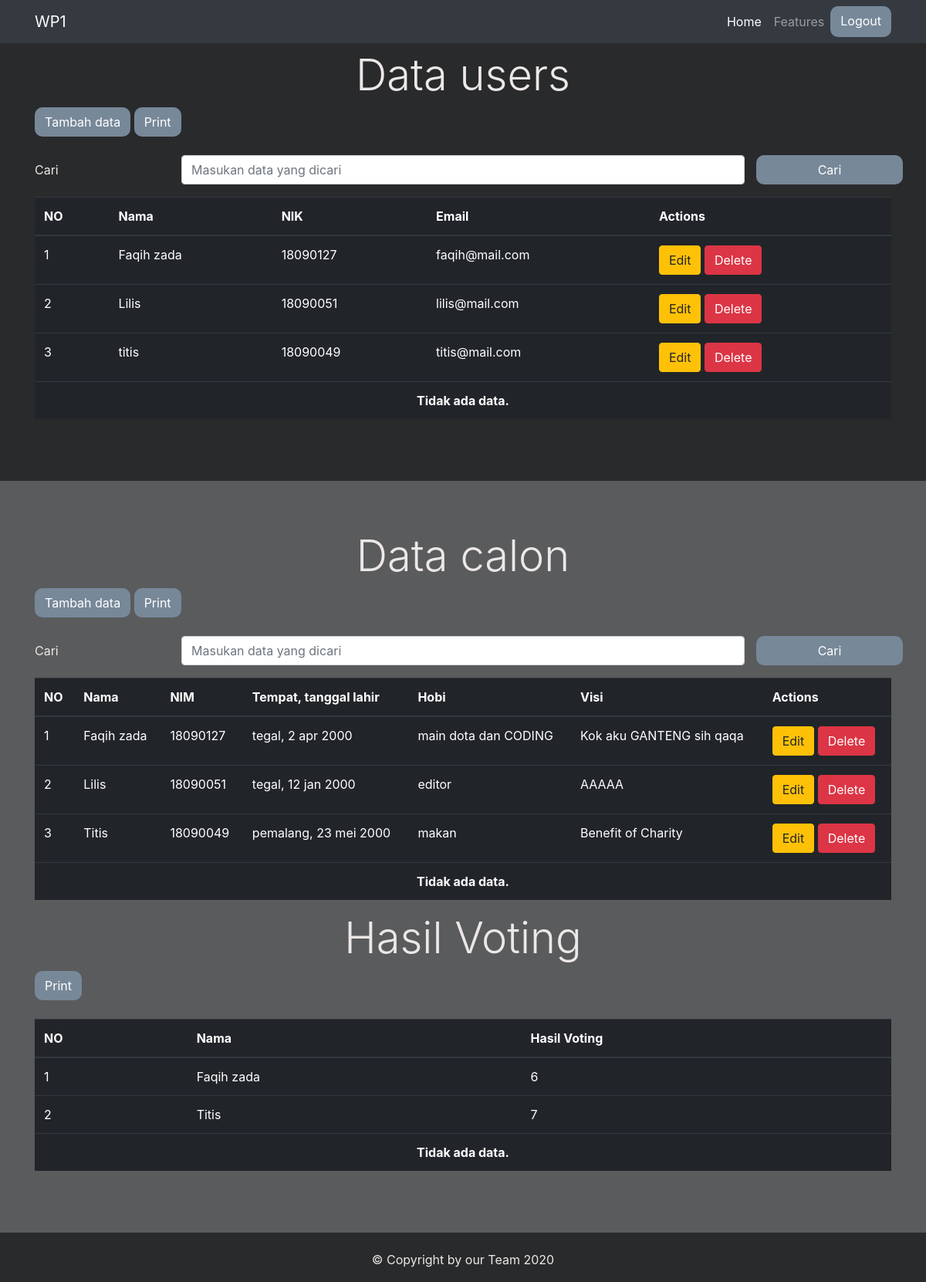
The page /admin/index.php (signed in) on the database its author committed.
### tables this page shows
CREATE TABLE `user` (
  `id` int(11) NOT NULL,
  `nama` varchar(50) NOT NULL,
  `NIK` varchar(25) NOT NULL,
  `email` varchar(50) NOT NULL,
  `password` varchar(30) NOT NULL
);

CREATE TABLE `calon` (
  `id` int(11) NOT NULL,
  `nama` varchar(50) NOT NULL,
  `NIM` varchar(150) NOT NULL,
  `Ttl` varchar(100) NOT NULL,
  `Hobi` varchar(100) NOT NULL,
  `visi` varchar(150) NOT NULL,
  `gambar` varchar(100) NOT NULL
);

### function.php (called while the page is built, shortened)
<?php
    $conn = mysqli_connect("localhost","root","","pemilu");
    function query($query){
        global $conn;
        $result = mysqli_query($conn, $query);
        $datacalons = [];
        while($datacalon = mysqli_fetch_assoc($result)){
            $datacalons[] = $datacalon;
        }
        return $datacalons;
    }

### admin/index.php (the view, shortened to what this page needs)
<?php
require ('../function.php');
$calons = query("SELECT * FROM calon");
$votes = query("SELECT calon.*,COUNT(id_calon) as HasilVoting
FROM vote JOIN calon ON vote.id_calon = calon.id
GROUP BY calon.id");
$users = query("SELECT * FROM user");
?>
<!DOCTYPE html>
<html>
<head>
    <link rel="stylesheet" href="https://stackpath.bootstrapcdn.com/bootstrap/4.1.3/css/bootstrap.min.css"
>
    <link rel="stylesheet" href="../css/style.css">
</head>
<body>
<nav class="navbar navbar-expand-lg navbar-dark bg-dark fixed-top">
        <div class="container">
            <a class="navbar-brand" href="#">WP1</a>
            <div class="collapse navbar-collapse" id="navbarNavAltMarkup">
            <div class="navbar-nav ml-auto">
                <a class="nav-item nav-link active" href="#about">Home</a>
                <a class="nav-item nav-link" href="#fitur">Features</a>
                <a class="btn tombol" href="../logout.php">Logout</a>
            </div>
            </div>
        </div>
      </nav>
    <div class="jumbotron jumbotron-fluid about" id="about">
        <div class="container">
          <h1 class="display-4 text-center">Data users</h1>
          <a class="btn tombol mb-4" href="../user/tambahUser.php">Tambah data</a>
          <a class="btn tombol mb-4" href="../cetak.php" target="_blank">Print</a>
        <form action="" method="post">
            <div class="form-group row">
                <label class="col-sm-2 col-form-label" for="keywordUser">Cari</label>
                <div class="col-sm-8">
                    <input type="text" name="keywordUser" id="keywordUser" class="form-control" placeholder="Masukan data yang dicari">
                </div>
                <button class="btn tombol col-sm-2" type="submit" name="cariUser" >Cari</button>
            </div>
        </form>
          <table class="table table-dark dataUser">
            <thead class="thead-dark">
              <tr>
                <th scope="col">NO</th>
                <th scope="col">Nama</th>
                <th scope="col">NIK</th>
                <th scope="col">Email</th>
                <th scope="col">Actions</th>
              </tr>
            </thead>
            <tb>
                <tbody>
                <?php $i = 1; ?>
                <?php foreach($users as $user) :?>
                    <tr>
                        <td><?= $i?></td>
                        <td><?= $user["nama"]?></td>
                        <td><?= $user["NIK"]?></td>
                        <td><?= $user["email"]?></td>
                        <td>
                            <a href="../user/ubahUser.php?id=<?= $user["id"]?>" class="btn btn-warning">Edit</a>
                            <a href="../user/hapusUser.php?id=<?= $user["id"] ?>" class="btn btn-danger" onclick="return confirm('Yakin ingin menghapus data ini?')">Delete</a>
                        </td>
                    </tr>
                    <?php $i++;?>
                <?php endforeach; ?>
                    <tr>
                        <td colspan="8" style="text-align: center"><b>Tidak ada data.</b></td>
                    </tr>
            </table>
        </div>
    </div>
    <div class="jumbotron jumbotron-fluid fitur" id="about">
    <div class="container">
        <h1 class="display-4 text-center">Data calon</h1>
        <a class="btn tombol mb-4" href="tambahCalon.php">Tambah data</a>
        <a class="btn tombol mb-4" href="../cetak2.php" target="_blank">Print</a>
        <form action="" method="post">
            <div class="form-group row">
                <label class="col-sm-2 col-form-label" for="keywordCalon">Cari</label>
                <div class="col-sm-8">
                    <input type="text" name="keywordCalon" id="keywordCalon" class="form-control" placeholder="Masukan data yang dicari">
                </div>
                <button class="btn tombol col-sm-2" type="submit" name="cariCalon" >Cari</button>
            </div>
        </form>
        <table class="table table-dark dataUser">
        <thead class="thead-dark">
            <tr>
            <th scope="col">NO</th>
            <th scope="col">Nama</th>
            <th scope="col">NIM</th>
            <th scope="col">Tempat, tanggal lahir</th>
            <th scope="col">Hobi</th>
            <th scope="col">Visi</th>
            <th scope="col">Actions</th>
            </tr>
        </thead>
        <tb>
            <tbody>
            <?php $i = 1; ?>
            <?php foreach($calons as $c) :?>
                <tr>
                    <td><?= $i; ?></td>
                    <td><?= $c["nama"] ?></td>
                    <td><?= $c["NIM"] ?></td>
                    <td><?= $c["Ttl"] ?></td>
                    <td><?= $c["Hobi"] ?></td>
                    <td><?= $c["visi"] ?></td>
                    <td>
                        <a href="ubahCalon.php?id=<?= $c["id"] ?>" class="btn btn-warning">Edit</a>
                        <a href="hapusCalon.php?id=<?= $c["id"] ?>" class="btn btn-danger" onclick="return confirm('Yakin ingin menghapus data ini?')">Delete</a>
                    </td>
                </tr>
                <?php $i++;?>
                <?php endforeach ?>
                <tr>
                    <td colspan="8" style="text-align: center"><b>Tidak ada data.</b></td>
                </tr>
        </table>
        <h1 class="display-4 text-center">Hasil Voting</h1>
        <a class="btn tombol mb-4" href="../cetak3.php" target="_blank">Print</a>
        <table class="table table-dark dataUser">
        <thead class="thead-dark">
            <tr>
            <th scope="col">NO</th>
            <th scope="col">Nama</th>
            <th scope="col">Hasil Voting</th>
            </tr>
        </thead>
        <tb>
            <tbody>
            <?php $i = 1; ?>
            <?php foreach($votes as $v) :?>
                <tr>
                    <td><?= $i; ?></td>
                    <td><?= $v["nama"]; ?></td>
                    <td><?= $v['HasilVoting']; ?></td>
                </tr>
                <?php $i++;?>
                <?php endforeach ?>
                <tr>
                    <td colspan="8" style="text-align: center"><b>Tidak ada data.</b></td>
                </tr>
        </table>
        </div>
    </div>
        <footer>
            <div class="container">
              <center>&copy; Copyright by our Team 2020</center>
            </div>
        </footer>
  </body>
</html>

### css/style.css (style rules this page uses)
.tombol { background-color: lightslategray; color: white; border-radius: 10px; margin: 0 auto; }
.about { height: auto; background-color: rgb(41, 42, 43); color: rgb(236, 232, 232); justify-content: center; align-items: center; }
.fitur { box-sizing: border-box; background-color: rgb(90, 91, 92); color: rgb(236, 232, 232); height: auto; margin-top: -32px; justify-content: center; align-items: center; }
footer { height: 64px; margin-top: -32px; padding-top: 23px; background-color: rgb(41, 42, 43); color: rgb(236, 232, 232); }
.dataUser { color: white !important; }

### rows shown on the page
user: nama "Faqih zada", NIK "18090127", email "faqih@mail.com"
user: nama "Lilis", NIK "18090051", email "lilis@mail.com"
user: nama "titis", NIK "18090049", email "titis@mail.com"
calon: nama "Faqih zada", NIM "18090127", Ttl "tegal, 2 apr 2000", Hobi "main dota dan CODING", visi "Kok aku GANTENG sih qaqa", HasilVoting "6"
calon: nama "Lilis", NIM "18090051", Ttl "tegal, 12 jan 2000", Hobi "editor", visi "AAAAA"
calon: nama "Titis", NIM "18090049", Ttl "pemalang, 23 mei 2000", Hobi "makan", visi "Benefit of Charity", HasilVoting "7"
